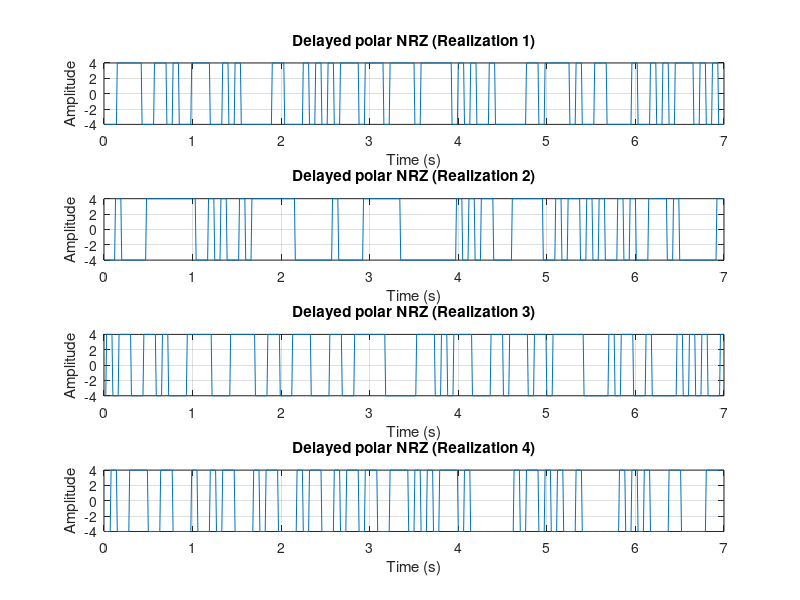
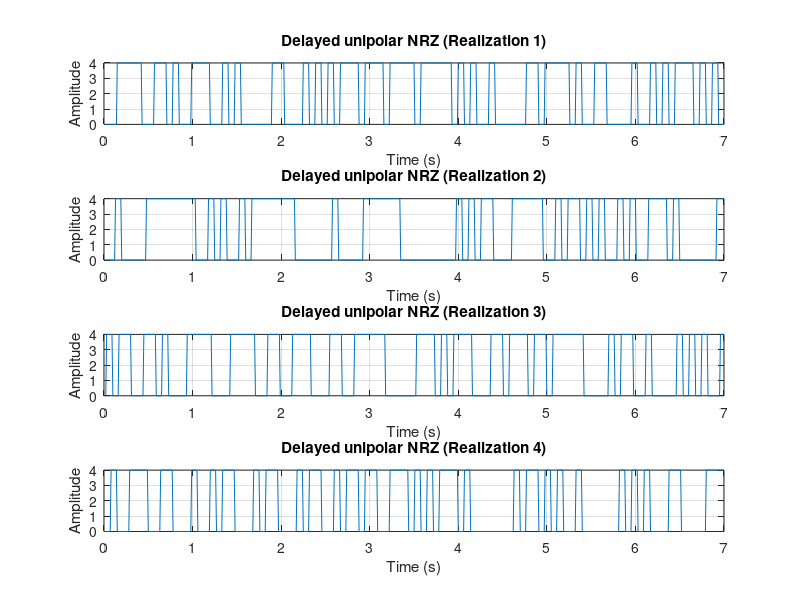
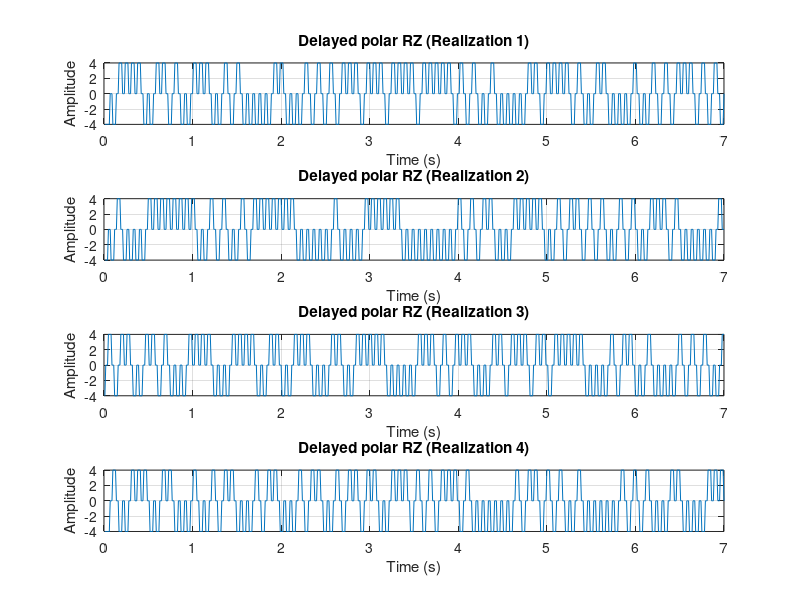
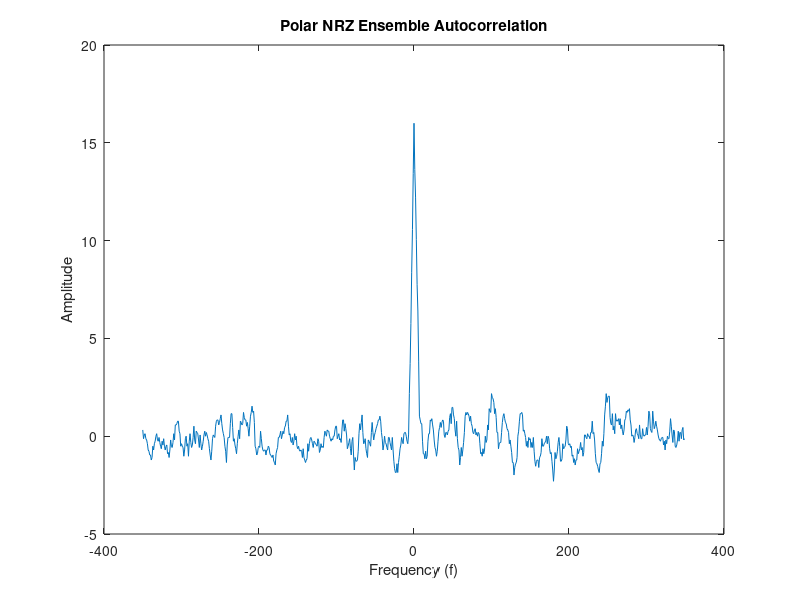

Write MATLAB code to recreate these figures, in order.
close all
realization_num = 500;          % Number of realizations
samples_num = 7;                % Number of samples
ts = 0.01;                      % Sampling time of the DAC = 10 ms
tb = 0.07;                      % Bit width
total_t = tb/ts;                % Total bit time = tb/ts = 7 seconds
check_zero = 0;                 % Counter for zero elements in RZ
check_amplitude = 0;            % Counter for amplitude elements in RZ
t = 0.01 : ts : total_t;        % Time vector from 0.01s to 7s with 0.01s step size 
A = 4;                          % Amplitude
%% Random stream of bits for 500 realizations
data = randi([0 1], 500, 101);  % Generate a 500x101 matrix of random bits
                                % each row represents one realization of 101 bits
%% Random delay for realizations
delay = randi([0 6], 500, 1);    % Generate random delays between 0 and 6 samples
                                 % Each realization starts at a random delay
                                 % between 0 and 6 samples.
%% Polar NRZ: Mapping for 0 to be –A, 1 to be A
POLAR_NRZ = ((2*data)-1)*A;      % 0 maps to -A, 1 maps to A
UNIPOLAR_NRZ = data * A;         % 0 maps to 0, 1 maps to A
POLAR_RZ = ((2*data)-1)*A;       % 0 maps to 0, 1 maps to A
%% Samples generation
POLAR_NRZ_samples = repelem(POLAR_NRZ, 1, samples_num);  %converts each bit into a sampled waveform.
UNI_NRZ_samples = repelem(UNIPOLAR_NRZ, 1, samples_num); 
POLAR_RZ_samples = repelem(POLAR_RZ, 1, samples_num); 
%% Return to zero logic
POLAR_return_to_zero = POLAR_RZ_samples;
for counter_realization = 1 : realization_num
    for counter_samples = 7 : 707
        if check_zero ~= 3 
            POLAR_return_to_zero(counter_realization,counter_samples) = 0;
            check_zero = check_zero + 1;
        else
            check_amplitude = check_amplitude + 1;
        end
        if check_amplitude == 4 
            check_amplitude = 0;
            check_zero = 0;
        end
    end
    check_amplitude = 0;
    check_zero = 0;
end
%% Delay generation
POLAR_NRZ_delayed = zeros(500, 700);   % Matrix initialization to store 
                                       % delayed Polar NRZ signals,
                                       % initially filled with zeroes
UNIPOLAR_NRZ_delayed = zeros(500, 700);
POLAR_RZ_delayed = zeros(500, 700);
for i = 1 : realization_num            % loop runs 500 times, once for each realization.
                                       % gets a unique delay.
    % Assign delayed samples to polar NRZ
    POLAR_NRZ_delayed(i, :) = POLAR_NRZ_samples(i, delay(i) + 1 : delay(i) + 700);
    UNIPOLAR_NRZ_delayed(i, :) = UNI_NRZ_samples(i, delay(i) + 1 : delay(i) + 700);
    POLAR_RZ_delayed(i, :) = POLAR_return_to_zero(i, delay(i) + 1 : delay(i) + 700);
end
%% Plot polar_NRZ_delayed for each realization
figure;
for i = 1:4
    subplot(4,1,i);
    plot(t, POLAR_NRZ_delayed(i,:));
    title(['Delayed polar NRZ (Realization ', num2str(i), ')']);
    xlabel('Time (s)');
    ylabel('Amplitude');
    grid on;
end
%% Plot uni_NRZ_delayed for the first 4 realizations
figure;
for i = 1:4
    subplot(4,1,i);
    plot(t, UNIPOLAR_NRZ_delayed(i,:));
    title(['Delayed unipolar NRZ (Realization ', num2str(i), ')']);
    xlabel('Time (s)');
    ylabel('Amplitude');
    grid on;
end
%% Plot delayed Polar RZ for four realizations
figure;
for i = 1:4
    subplot(4,1,i);
    plot(t, POLAR_RZ_delayed(i,:));
    title(['Delayed polar RZ (Realization ', num2str(i), ')']);
    xlabel('Time (s)');
    ylabel('Amplitude');
    grid on;
end
%% Calculating Ensemble Autocorrelation
% Define the starting index for autocorrelation calculation,away from
% random delay
start_index = 351;

% Define the lag range
tau = -350:349;

% Preallocate arrays for autocorrelation results
POLAR_NRZ = zeros(1, 700);           % Polar NRZ autocorrelation preallocation
UNI_NRZ = zeros(1, 700);
POLAR_RZ = zeros(1, 700); 

% Loop through each lag value
for x = tau
    adjusted_x = x + start_index; % Shift the index 
    
    % Loop through each waveform
    for i = 1:500
        % Accumulate the product of delayed waveforms
        POLAR_NRZ(adjusted_x) = POLAR_NRZ(adjusted_x) + POLAR_NRZ_delayed(i, start_index) * POLAR_NRZ_delayed(i, start_index + x);
        UNI_NRZ(adjusted_x) = UNI_NRZ(adjusted_x) + UNIPOLAR_NRZ_delayed(i, start_index) * UNIPOLAR_NRZ_delayed(i, start_index + x);
        POLAR_RZ(adjusted_x) = POLAR_RZ(adjusted_x) + POLAR_RZ_delayed(i, start_index) * POLAR_RZ_delayed(i, start_index + x);
    end
    
    % Average the accumulated values over all waveforms
    POLAR_NRZ(adjusted_x) = POLAR_NRZ(adjusted_x) / 500;
    UNI_NRZ(adjusted_x) = UNI_NRZ(adjusted_x) / 500;
    POLAR_RZ(adjusted_x) = POLAR_RZ(adjusted_x) / 500;
end
R_0 = POLAR_NRZ(start_index); % Index 151 corresponds to tau = 0
fprintf('R(0) across realizations: %.4f\n', R_0);

% Plotting polar NRZ ensemble autocorrelation
figure;
freq1 = -350:349;
plot(freq1, POLAR_NRZ);
title('Polar NRZ Ensemble Autocorrelation'); 
xlabel('Frequency (f)'); 
ylabel('Amplitude'); 

%Plotting unipolar NRZ ensemble autocorrelation
figure;
plot(freq1, UNI_NRZ); 
title('Unipolar NRZ Ensemble Autocorrelation'); 
xlabel('Frequency (f)'); 
ylabel('Amplitude');

% Plotting polar RZ ensemble autocorrelation
figure;
plot(freq1, POLAR_RZ); 
title('Polar RZ Ensemble Autocorrelation'); 
xlabel('Frequency (f)'); 
ylabel('Amplitude'); 
%% Time auto correlation for a single waveform            
POLAR_NRZ_auto_correlation = zeros (1, 300);      % Initialize arrays to store autocorrelation values
UNI_POLAR_NRZ_auto_correlation = zeros (1, 300); 
POLAR_RZ_auto_correlation = zeros (1, 300); 
tau= -150: 149;                                  % Defines lags ranging from -150 to 149.
                                                  % Negative lags: Compare past values with future values.
                                                  % Positive lags: Compare future values with past values.

for x = tau                            % Time shift is the variable
    adjusted_x = x + 151;              % Convert negative lags to positive index 
        for sample = 151:550           % Loop through 400 time samples ,sample position 
                                       % is the variable starting from 1 to 300
        POLAR_NRZ_auto_correlation(adjusted_x) = POLAR_NRZ_auto_correlation(adjusted_x) + POLAR_NRZ_delayed(1, sample) * POLAR_NRZ_delayed(1, sample + x);
        UNI_POLAR_NRZ_auto_correlation(adjusted_x) = UNI_POLAR_NRZ_auto_correlation(adjusted_x) + UNIPOLAR_NRZ_delayed(1,sample)* UNIPOLAR_NRZ_delayed(1,sample+x);
        POLAR_RZ_auto_correlation(adjusted_x) = POLAR_RZ_auto_correlation(adjusted_x) + POLAR_RZ_delayed(1,sample)* POLAR_RZ_delayed(1,sample+x);
        end
   POLAR_NRZ_auto_correlation(adjusted_x) = POLAR_NRZ_auto_correlation(adjusted_x) / 400;   
   UNI_POLAR_NRZ_auto_correlation(adjusted_x) = UNI_POLAR_NRZ_auto_correlation(adjusted_x)/400;
   POLAR_RZ_auto_correlation(adjusted_x) = POLAR_RZ_auto_correlation(adjusted_x)/400;
                                        %Normalizes the correlation by dividing by number of samples.
                                        %This ensures the values are comparable across different waveforms.
end
R_0 = POLAR_NRZ_auto_correlation(151); % Index 151 corresponds to tau = 0
fprintf('R(0) across time: %.4f\n', R_0);

figure;
freq2 = -150:149;
plot(freq2, POLAR_NRZ_auto_correlation);
title('Polar NRZ time autocorrelation');
xlabel('Frequency'); ylabel('Amplitude');

figure;
plot(freq2,UNI_POLAR_NRZ_auto_correlation);
 title('unipolar NRZ time autocorrelation');
 xlabel('f');
 ylabel('Amplitude');

figure;
plot(freq2,POLAR_RZ_auto_correlation);
 title('Polar RZ time autocorrelation');
 xlabel('f');
 ylabel('Amplitude');
%% Statistical Mean across realizations Calculation
% Calculate the statistical mean for polar NRZ
statistical_mean_POLAR_NRZ = zeros(1, size(POLAR_NRZ_delayed, 2)); % A zero array with one row and
                                                                   % the same number of columns
                                                                   % This array will store the 
                                                                   % mean amplitude of the signal
                                                                   % at each time step.
for i = 1:size(POLAR_NRZ_delayed, 2)
    statistical_mean_POLAR_NRZ(i) = sum(POLAR_NRZ_delayed(:, i)) / size(POLAR_NRZ_delayed, 1);
end
    % check 
    mean_across_realizations = mean(POLAR_NRZ_delayed, 1); 
    fprintf('Mean Across Realizations: %.4f\n', mean_across_realizations);

statistical_mean_UNIPOLAR_NRZ = zeros(1, size(UNIPOLAR_NRZ_delayed, 2));
for i = 1:size(UNIPOLAR_NRZ_delayed, 2)
    statistical_mean_UNIPOLAR_NRZ(i) = sum(UNIPOLAR_NRZ_delayed(:, i)) / size(UNIPOLAR_NRZ_delayed, 1);
end

% Calculate the statistical mean for polar RZ
statistical_mean_POLAR_RZ = zeros(1, size(POLAR_RZ_delayed, 2));
for i = 1:size(POLAR_RZ_delayed, 2)
    statistical_mean_POLAR_RZ(i) = sum(POLAR_RZ_delayed(:, i)) / size(POLAR_RZ_delayed, 1);
end

% Plotting the statistical mean 
figure;
plot(t, statistical_mean_POLAR_NRZ);
title('Statistical Mean for Polar NRZ');
xlabel('Time (s)');
ylabel('Amplitude');

figure;
plot(t, statistical_mean_UNIPOLAR_NRZ);
title('Statistical Mean for Unipolar NRZ');
xlabel('Time (s)');
ylabel('Amplitude');

figure;
plot(t, statistical_mean_POLAR_RZ);
title('Statistical Mean for Polar RZ');
xlabel('Time (s)');
ylabel('Amplitude');
%% Calculate the time mean for the selected waveform 
mean_across_time_POLAR_NRZ = sum(POLAR_NRZ_delayed(1, :)) / length(POLAR_NRZ_delayed(1, :));
mean_across_time_UNIPOLAR_NRZ = sum(POLAR_NRZ_delayed(1, :)) / length(POLAR_NRZ_delayed(1, :));
mean_across_time_POLAR_RZ = sum(POLAR_NRZ_delayed(1, :)) / length(POLAR_NRZ_delayed(1, :));
fprintf('Calculated Mean Across Time for a single realization: %.4f\n', mean_across_time_POLAR_NRZ);
% check
mean_across_time = mean(POLAR_NRZ_delayed(1, :)); 


fprintf('Mean Across Time for a single realization: %.4f\n', mean_across_time);
figure;
plot(1:realization_num, repmat(mean_across_time_POLAR_NRZ, realization_num, 1));
title('Mean Across time for Polar NRZ');
xlabel('Realization');
ylabel('Amplitude');

figure;
plot(1:realization_num, repmat(mean_across_time_UNIPOLAR_NRZ, realization_num, 1));
title('Mean Across time for Unipolar NRZ');
xlabel('Realization');
ylabel('Amplitude');

figure;
plot(1:realization_num, repmat(mean_across_time_POLAR_RZ, realization_num, 1));
title('Mean Across time for Polar RZ');
xlabel('Realization');
ylabel('Amplitude');
%% Bandwidth calculation
% Define the frequency axis
Fs = 1 / ts; % Sampling frequency
N = length(UNI_NRZ); % Length of the autocorrelation function
f = linspace(-Fs/2, Fs/2, N); % Frequency axis 

% Calculate the power spectral density using the autocorrelation of the ensemble
PSD_POLAR_NRZ = abs( fftshift(fft(POLAR_NRZ) /(Fs) ) );
PSD_UNIPOLAR_NRZ =  abs( fftshift( fft( UNI_NRZ ) /(Fs) ) ) ;
PSD_POLAR_RZ = abs( fftshift(fft(POLAR_RZ) /(Fs) ) );

% Polar NRZ
figure;
plot(f, PSD_POLAR_NRZ);
title('Power Spectral Density for Polar NRZ');
xlabel('Frequency (Hz)');
ylabel('Power/Frequency');

% Unipolar NRZ
figure;
plot(f, PSD_UNIPOLAR_NRZ);
title('Power Spectral Density for Unipolar NRZ');
xlabel('Frequency (Hz)');
ylabel('Power/Frequency');

% Polar RZ
figure;
plot(f, PSD_POLAR_RZ);
title('Power Spectral Density for Polar RZ');
xlabel('Frequency (Hz)');
ylabel('Power/Frequency');



                                       
